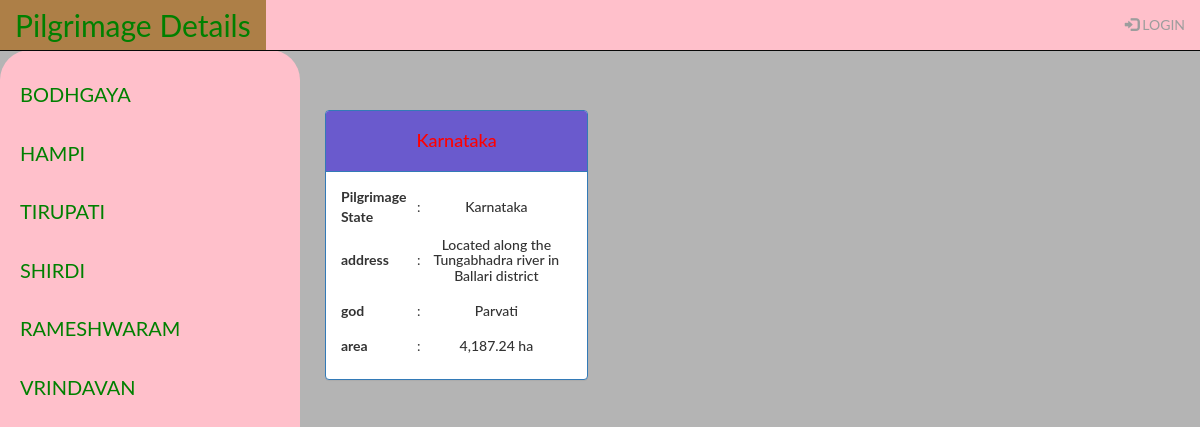
The app's page /PilgrimageHub/2/AllPilgrimages with its own data.
### Data_Setup.py (models this page shows, shortened)
class PilgrimageName(Base):
    __tablename__ = 'pilgrimagename'
    id = Column(Integer, primary_key=True)
    name = Column(String(250), nullable=False)
    user_id = Column(Integer, ForeignKey('user.id'))
    user = relationship(User, backref="pilgrimagename")

class StateName(Base):
    __tablename__ = 'statename'
    id = Column(Integer, primary_key=True)
    name = Column(String(370), nullable=False)
    address = Column(String(160))
    god = Column(String(24))
    area = Column(String(270))
    date = Column(DateTime, nullable=False)
    pilgrimagenameid = Column(Integer, ForeignKey('pilgrimagename.id'))
    pilgrimagename = relationship(
        PilgrimageName, backref=backref('statename', cascade='all, delete'))
    user_id = Column(Integer, ForeignKey('user.id'))
    user = relationship(User, backref="statename")

### main.py (the view)
@app.route('/PilgrimageHub/<int:g4id>/AllPilgrimages')
def showPilgrimages(g4id):
    gvs_sa = session.query(PilgrimageName).all()
    san = session.query(PilgrimageName).filter_by(id=g4id).one()
    vi = session.query(StateName).filter_by(pilgrimagenameid=g4id).all()
    try:
        if login_session['username']:
            return render_template('showPilgrimages.html', gvs_sa=gvs_sa,
                                   san=san, vi=vi,
                                   uname=login_session['username'])
    except:
        return render_template('showPilgrimages.html',
                               gvs_sa=gvs_sa, san=san, vi=vi)

### templates/showPilgrimages.html (shortened to what this page needs)
{% include 'nav.html' %}
<body style="background-color:rgb(180, 180, 180);">
<div class="main">
{% block content %}
<div class="row" style="margin: 10px;">
{% for sbi in vi %}
	<div class="col-sm-4 text-center">
		<div class="panel panel-primary">
			<div class="panel-heading" style="background-color:slateblue;">
				<h4 style="color:red;">{{ sbi.name }}</h4>
			</div>
			<div class="panel-body text-center">
				<table>
					<tr><th>Pilgrimage State</th><td>:</td><td><h5>{{ sbi.name }}</h5></td></tr>
					<tr><th>address</th><td>:</td><td><h5>{{ sbi.address }}</h5></td></tr>
					<tr><th>god</th><td>:</td><td><h5>{{ sbi.god }}</h5></td></tr>
					<tr><th>area</th><td>:</td><td><h5>{{ sbi.area }}</h5></td></tr>
				</table>
			</div>
		</div>
	</div>
{% endfor %}
</div>
{% endblock content %}
</div>

### templates/nav.html (shortened to what this page needs)
<!DOCTYPE html>
<html lang="en">
<head>
  <link rel="stylesheet" href="https://maxcdn.bootstrapcdn.com/bootstrap/3.3.7/css/bootstrap.min.css">
</head>
<body>
<nav class="navbar navbar-inverse  navbar-fixed-top" style="background-color:pink;">
  <div class="container-fluid">
    <div class="navbar-header">
      <a class="navbar-brand" href="{{ url_for('home') }}" style="color:green;font-size:30px;background-color:rgb(173, 127, 71);">Pilgrimage Details</a>
    </div>
    <ul class="nav navbar-nav navbar-right">
      {% if 'username' in session %}
            <li><button class="btn btn-warning mr-sm-2" style="margin-top: 5px; background-color:white;"><a href="{{ url_for('addPilgrimageName')}}">ADD Pilgrimage Name</a></button></li>
            <li style="margin: 10px;"><p class="text-primary mr-sm-2">{{ session.username }}</p></li>
            <li><a href="{{ url_for('logout')}}" ><span class="glyphicon glyphicon-log-in"></span> LOGOUT</a></li>
      {% else %}
            <li><a href="{{ url_for('showLogin')}}"><span class="glyphicon glyphicon-log-in"></span> LOGIN</a></li>
      {% endif %}
    </ul>
  </div>
</nav>
<div class="sidenav">
  <table>
      {% for dsa in gvs_sa %}
      <tr>
          <td><a href="{{ url_for('showPilgrimages',g4id=dsa.id)}}">{{dsa.name}}</a></td>
        </tr>
      {% endfor %}
  </table>
</div>
</body>
</html>

### templates/nav.html (style rules this page uses)
body { font-family: "Lato", sans-serif; }
.sidenav { height: 100%; width: 300px; position: fixed; z-index: 1; top: 50px; left: 0; background-color: pink; overflow-x: hidden; padding-top: 20px; border-radius:30px; }
.sidenav a { padding: 10px 10px 20px 20px; text-decoration: none; font-size: 20px; color: green; display:block; }
.main { margin-left: 300px; }

### records on screen
PilgrimageName: name "BODHGAYA"
PilgrimageName: name "HAMPI"
PilgrimageName: name "TIRUPATI"
PilgrimageName: name "SHIRDI"
PilgrimageName: name "RAMESHWARAM"
PilgrimageName: name "VRINDAVAN"
StateName: name "Karnataka", address "Located along the Tungabhadra river in Ballari district", god "Parvati", area "4,187.24 ha"
